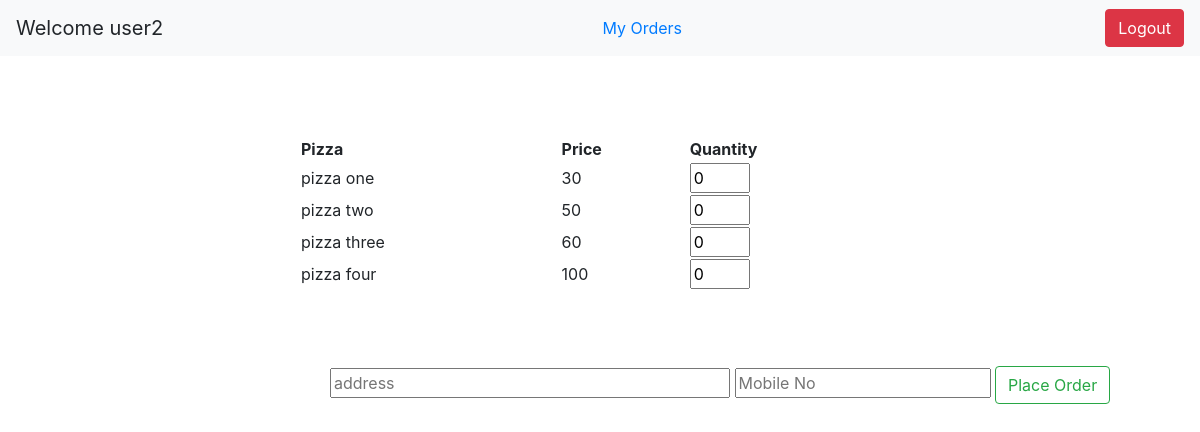
The page /customer/welcome/ (signed in) on the database its author committed.
### pizzaapp/models.py (models this page shows)
class PizzaModel(models.Model):
	name = models.CharField(max_length = 10)
	price =  models.CharField(max_length = 10)

### pizzaapp/views.py (the view)
# urls.py: path('customer/welcome/', customerpage, name= 'customerpage'),
def customerpage(request):
	if not request.user.is_authenticated:
		return redirect(userloginview)
	username = request.user.username
	context = {
		'username': username, 'pizzas': PizzaModel.objects.all()
	}
	return render(request, 'pizzaapp/customerwelcome.html' , context)

### templates/pizzaapp/customerwelcome.html (shortened to what this page needs)
{% extends 'pizzaapp/base.html' %}
{% block content %}
<nav class="navbar navbar-light bg-light">
  <a class="navbar-brand">Welcome {{username}} {{phoneno}}</a>
  <a href="/myorders/" class="nav-item">My Orders</a>
<a href="/userlogout/" class="btn btn-danger">Logout</a>
</nav>
<form action="/placeorder/" method="post">
<div class="container" style=" display: block;margin: auto; margin-top: 80px;">
<table style="width: 600px;" class="container">
	<tr>
		<th>Pizza</th>
		<th>Price</th>
		<th>Quantity</th>
	</tr>
	{% for pizza in pizzas %}
	<tr>
		<td>{{pizza.name}}</td>
		<td>{{pizza.price}}</td>
		<td><input type="number" min="0" value="0" style="width: 60px;" name="{{pizza.id}}"></td>
	</tr>
	{% endfor %}
</table>
</div>
<div class="container" style="      margin: auto;  margin-top: 76px;padding-left: 300px;">
	<input style="width: 400px" type="text" placeholder="address" name="address" >
	<input type="number" name="phoneno" placeholder="Mobile No">
	<input type="submit" name="place order" value="Place Order" class="btn btn-outline-success">
</div>
</form>
{% endblock %}

### rows shown on the page
PizzaModel: name "pizza one", price "30"
PizzaModel: name "pizza two", price "50"
PizzaModel: name "pizza three", price "60"
PizzaModel: name "pizza four", price "100"

### other values the page prints
{{ username }} "user2"
